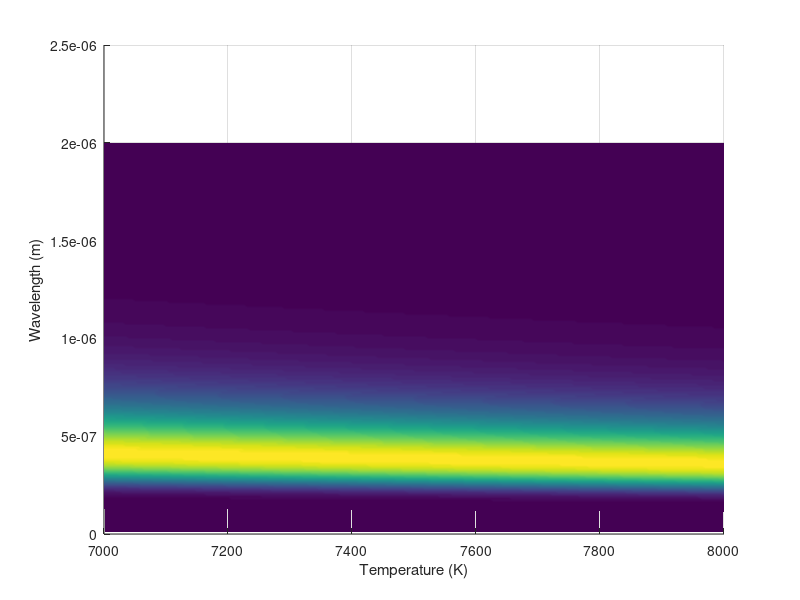
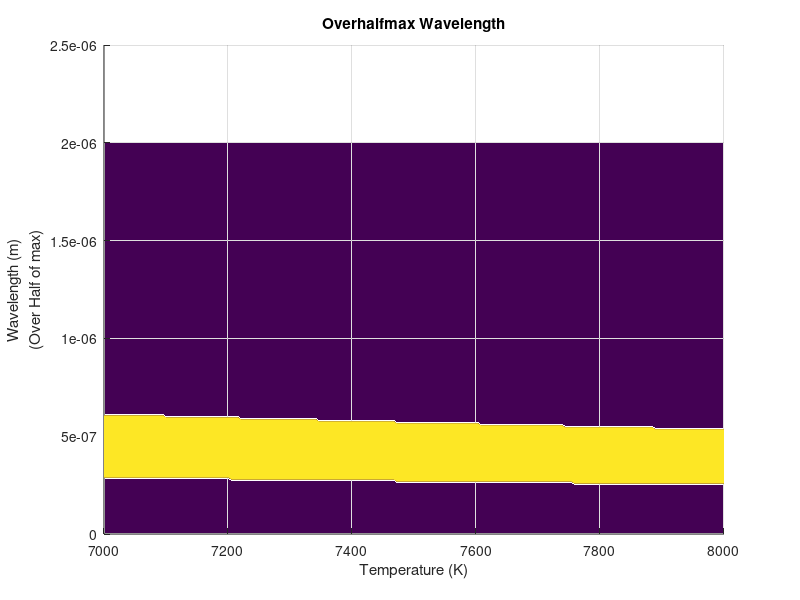
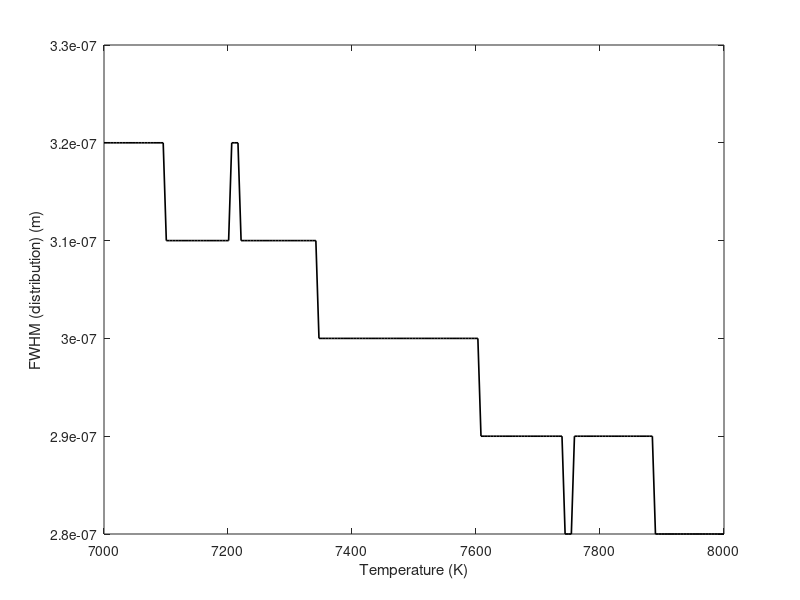
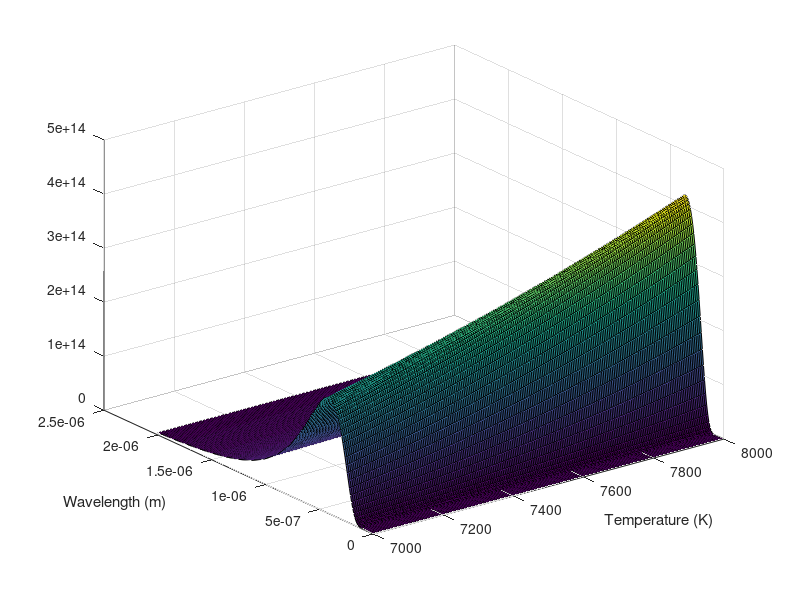

The MATLAB script that drew these images, in order:
close all


h = 6.62607004*10^(-34);
k = 1.3806504*10^(-23);
c = 299792458;

intensity2 = @(wl,T) ( (2 * pi * h * c^2 ) ./ (wl.^5) ) .* (1./(exp((h*c)./(wl*k.*T))));

wavemin = 0*10^(-9);
wavemax = 2000*10^(-9);
wavedi = 200;

wavelength = linspace(wavemin,wavemax,wavedi);
datat = linspace(7000,8000,200);

[W,T] = meshgrid(wavelength,datat);

z = intensity2(W,T);

z1 = z;

z=z.^2;
figure
for i= 1:size(z,1)
    z(i,:) = z(i,:)/max(z(i,:));
    
    
end
p1 = surf(T,W,z);
view(0,90); 
shading interp
xlabel('Temperature (K)')
ylabel('Wavelength (m)')



z2 = z;
z2 = (z2>0.5)*1;

figure;
surf(T,W,z2);
view(0,90)
shading interp


title('Overhalfmax Wavelength');
xlabel('Temperature (K)')
k={'Wavelength (m)';'(Over Half of max)'};
ylabel(k)

figure
p1 = plot(datat,(sum(z2,2)/wavedi)*(wavemax-wavemin));
xlabel('Temperature (K)')
ylabel('FWHM (distribution) (m)')
set(p1,'LineWidth',1.2)
set(p1,'Color',[0,0,0])

figure
surf(T,W,z1);
xlabel('Temperature (K)')
ylabel('Wavelength (m)')
shading faceted


